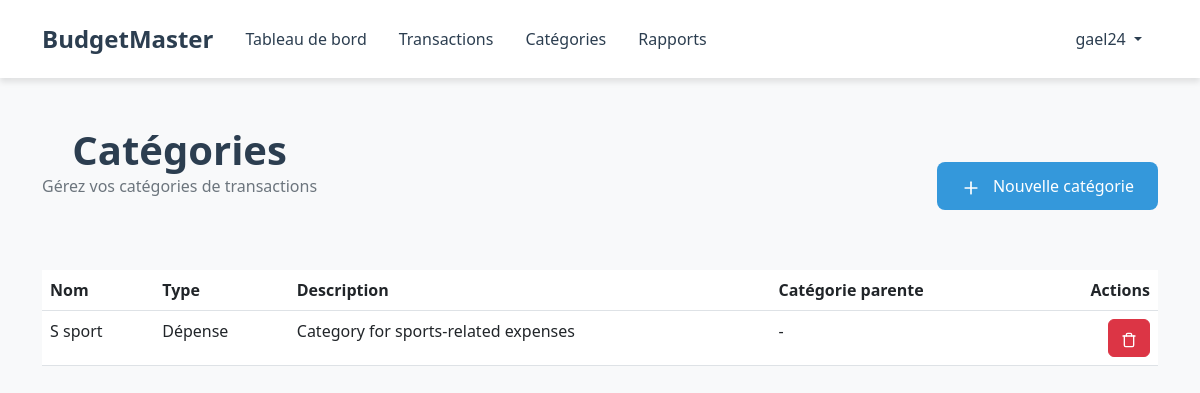
The app's page /categories (signed in), older data.
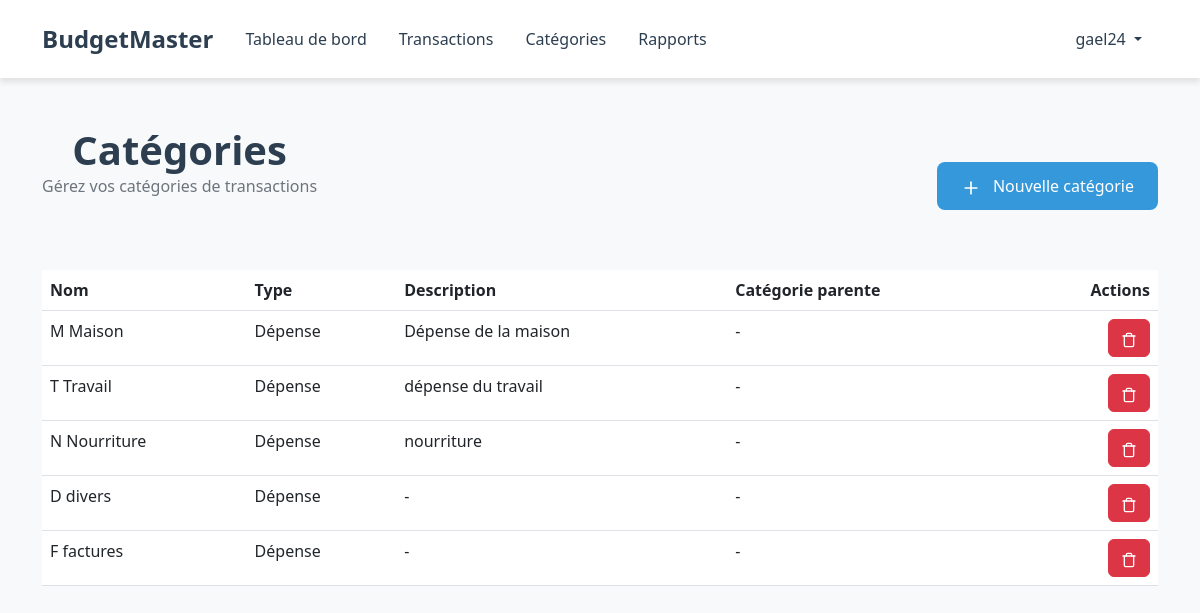
The same page, newer data.
### models/category.py (models this page shows, shortened)
class Category(db.Model):
    id = db.Column(db.Integer, primary_key=True)
    name = db.Column(db.String(50), nullable=False)
    user_id = db.Column(db.Integer, db.ForeignKey('user.id'), nullable=False)
    category_type = db.Column(db.String(10), nullable=False)
    parent_id = db.Column(db.Integer, db.ForeignKey('category.id'), nullable=True)
    subcategories = db.relationship('Category', backref=db.backref('parent', remote_side=[id]), lazy=True)
    description = db.Column(db.String(200))
    __table_args__ = (
        db.UniqueConstraint('name', 'user_id', name='unique_category_per_user'),
    )

### routes/web_routes.py (the view)
@web_bp.route('/categories', methods=['GET'])
@login_required
def categories():
    user_id = session.get('user_id')
    if not user_id:
        flash('Veuillez vous connecter.', 'error')
        return redirect(url_for('web.login'))
    categories = Category.query.filter_by(user_id=user_id).all()
    return render_template('categories/index.html', categories=categories)

### routes/web_routes.py (called while the page is built)
def login_required(f):
    @wraps(f)
    def decorated_function(*args, **kwargs):
        user_id = session.get('user_id')
        if user_id is None:
            flash('Veuillez vous connecter pour accéder à cette page.', 'error')
            return redirect(url_for('web.login', next=request.url))
        return f(*args, **kwargs)
    return decorated_function

### templates/categories/index.html (shortened to what this page needs)
{% extends "base.html" %}
{% block content %}
<div class="dashboard-header mb-4">
    <div class="d-flex justify-content-between align-items-center">
        <div>
            <h1 class="section-title mb-0">Catégories</h1>
            <p class="section-subtitle">Gérez vos catégories de transactions</p>
        </div>
        <a href="{{ url_for('web.new_category') }}" class="btn btn-primary">
            <svg xmlns="http://www.w3.org/2000/svg" width="20" height="20" viewBox="0 0 24 24" fill="none" stroke="currentColor" stroke-width="2" stroke-linecap="round" stroke-linejoin="round" class="me-2">
                <line x1="12" y1="5" x2="12" y2="19"></line>
                <line x1="5" y1="12" x2="19" y2="12"></line>
            </svg>
            Nouvelle catégorie
        </a>
    </div>
</div>
<div class="content-card">
    <div class="table-responsive">
        <table class="table custom-table">
            <thead>
                <tr>
                    <th>Nom</th>
                    <th>Type</th>
                    <th>Description</th>
                    <th>Catégorie parente</th>
                    <th class="text-end">Actions</th>
                </tr>
            </thead>
            <tbody>
                {% for category in categories %}
                <tr>
                    <td>
                        <div class="category-name">
                            <span class="category-icon">{{ category.name[0].upper() }}</span>
                            {{ category.name }}
                        </div>
                    </td>
                    <td>
                        <span class="category-type-badge {{ 'income' if category.category_type == 'income' else 'expense' }}">
                            {{ 'Revenu' if category.category_type == 'income' else 'Dépense' }}
                        </span>
                    </td>
                    <td>{{ category.description or '-' }}</td>
                    <td>
                        {% if category.parent_id %}
                            {% for cat in categories %}
                                {% if cat.id == category.parent_id %}
                                    <span class="parent-category">{{ cat.name }}</span>
                                {% endif %}
                            {% endfor %}
                        {% else %}
                            -
                        {% endif %}
                    </td>
                    <td class="text-end">
                        <div class="action-buttons">
                            <form action="{{ url_for('web.delete_category', category_id=category.id) }}"
                                  method="POST"
                                  style="display: inline;"
                                  onsubmit="return confirm('Êtes-vous sûr de vouloir supprimer cette catégorie ? Cette action est irréversible.')">
                                <button type="submit" class="btn btn-icon btn-danger">
                                    <svg xmlns="http://www.w3.org/2000/svg" width="16" height="16" viewBox="0 0 24 24" fill="none" stroke="currentColor" stroke-width="2" stroke-linecap="round" stroke-linejoin="round">
                                        <path d="M3 6h18"></path>
                                        <path d="M19 6v14c0 1-1 2-2 2H7c-1 0-2-1-2-2V6"></path>
                                        <path d="M8 6V4c0-1 1-2 2-2h4c1 0 2 1 2 2v2"></path>
                                    </svg>
                                </button>
                            </form>
                        </div>
                    </td>
                </tr>
                {% endfor %}
            </tbody>
        </table>
    </div>
</div>
{% endblock %}

### templates/base.html (shortened to what this page needs)
<!DOCTYPE html>
<html lang="fr">
<head>
    <link href="https://cdn.jsdelivr.net/npm/bootstrap@5.3.0/dist/css/bootstrap.min.css" rel="stylesheet">
</head>
<body>
    <nav class="navbar navbar-expand-lg">
        <div class="container">
            <a class="navbar-brand" href="/">BudgetMaster</a>
            <div class="collapse navbar-collapse" id="navbarNav">
                <ul class="navbar-nav me-auto">
                    {% if session.get('user_id') %}
                        <li class="nav-item">
                            <a class="nav-link" href="{{ url_for('web.dashboard') }}">Tableau de bord</a>
                        </li>
                        <li class="nav-item">
                            <a class="nav-link" href="{{ url_for('web.transactions_list') }}">Transactions</a>
                        </li>
                        <li class="nav-item">
                            <a class="nav-link" href="{{ url_for('web.categories') }}">Catégories</a>
                        </li>
                        <li class="nav-item">
                            <a class="nav-link" href="{{ url_for('web.reports') }}">Rapports</a>
                        </li>
                    {% endif %}
                </ul>
                <ul class="navbar-nav">
                    {% if session.get('user_id') %}
                    <li class="nav-item dropdown">
                        <a class="nav-link dropdown-toggle" href="#" id="navbarDropdown" data-bs-toggle="dropdown">
                            {{ session.get('username') }}
                        </a>
                    </li>
                    {% endif %}
                </ul>
            </div>
        </div>
    </nav>
    <main class="container py-5">
        {% block content %}{% endblock %}
    </main>
</body>
</html>

### templates/base.html (style rules this page uses)
:root { --primary-color: #2c3e50; --accent-color: #3498db; --background-color: #f8f9fa; --card-shadow: 0 4px 6px rgba(0, 0, 0, 0.1); }
body { background-color: var(--background-color); font-family: 'Segoe UI', system-ui, -apple-system, sans-serif; }
.navbar { background-color: white !important; box-shadow: var(--card-shadow); padding: 1rem 0; }
.navbar-brand { font-size: 1.5rem; font-weight: 600; color: var(--primary-color) !important; }
.nav-link { color: var(--primary-color) !important; font-weight: 500; padding: 0.5rem 1rem !important; transition: all 0.3s ease; }
.btn-primary { background-color: var(--accent-color); border: none; padding: 0.75rem 1.5rem; font-weight: 500; border-radius: 8px; }
.section-title { font-size: 2.5rem; font-weight: 700; color: var(--primary-color); margin-bottom: 2rem; text-align: center; }
.section-subtitle { color: #6c757d; text-align: center; margin-bottom: 3rem; }

Row changes from the older to the newer data that the page shows:
changed Category: name "S" → "M"; name "sport" → "Maison"; description "Category for sports-related expenses" → "Dépense de la maison"
added Category: name "T", name "Travail", category_type "Dépense", description "dépense du travail"
added Category: name "N", name "Nourriture", category_type "Dépense", description "nourriture"
added Category: name "D", name "divers", category_type "Dépense", description "-"
added Category: name "F", name "factures", category_type "Dépense", description "-"
